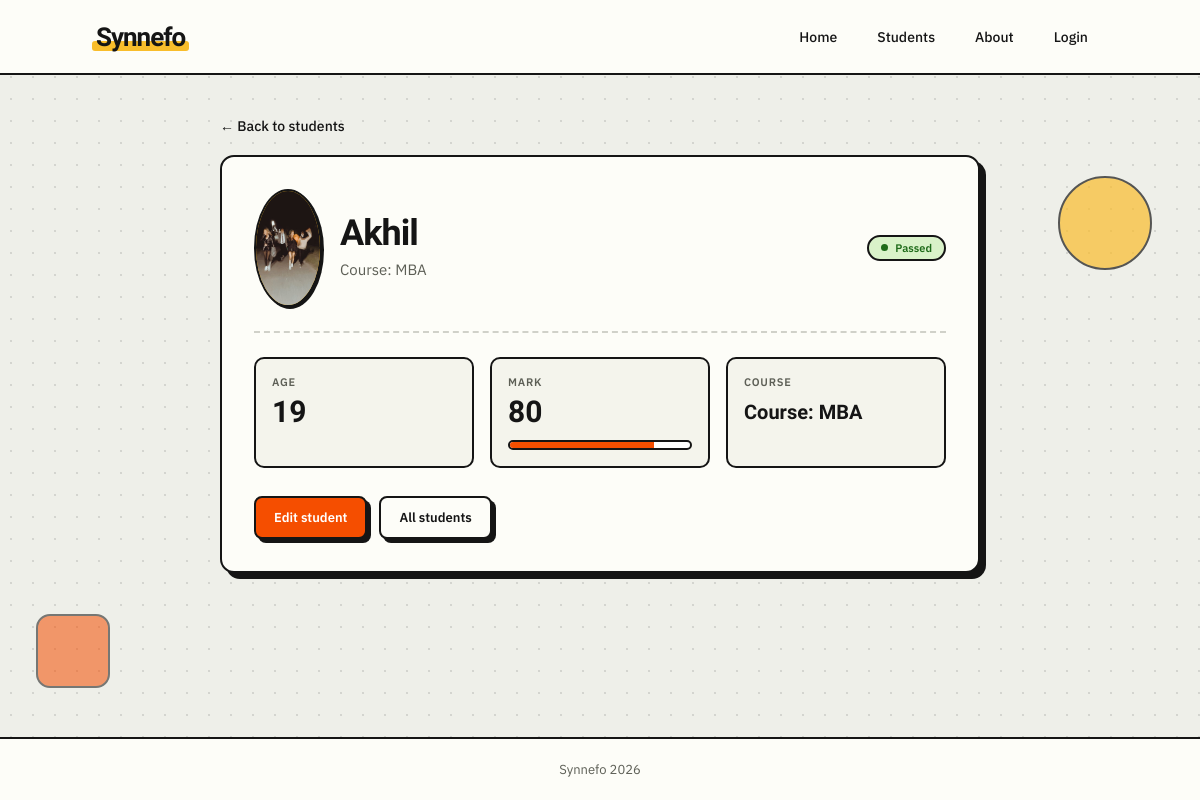
The page /students/1/ (signed in) on the database its author committed.
### app/models.py (models this page shows, shortened)
class Student(models.Model):
    name =  models.CharField(max_length=100)
    age= models.IntegerField()
    course = models.ForeignKey(Course,on_delete=models.CASCADE,related_name='student')
    mark = models.IntegerField()
    image = models.ImageField(upload_to='uploads')

class Course(models.Model):
    name = models.CharField(max_length=15)
    def __str__(self):
        return f'Course: {self.name}'

### app/views.py (the view)
# urls.py: path('students/<int:id>/',views.get_student),
@login_required
def get_student(request,id):
    student = Student.objects.get(id=id)
    return render(request,'app/student.html',{'student':student})

### templates/app/student.html (shortened to what this page needs)
{% extends 'app/base.html' %}
{% load static %}
{% block contents %}
<section class="student-detail">
    <a href="/students/" class="back-link">&larr; Back to students</a>
    <div class="profile-card">
        <div class="profile-top">
            <div ><img class="avatar" src="{{student.image.url}}" alt="" style="width: 100; height: 100%; object-fit: cover; object-position: center;"></div>
            <div class="profile-info">
                <h1>{{ student.name }}</h1>
                <p>{{ student.course }}</p>
            </div>
            {% if student.mark >= 35 %}
                <span class="status passed">Passed</span>
            {% else %}
                <span class="status failed">Failed</span>
            {% endif %}
        </div>
        <div class="stat-grid">
            <div class="stat">
                <span class="stat-label">Age</span>
                <span class="stat-value">{{ student.age }}</span>
            </div>
            <div class="stat">
                <span class="stat-label">Mark</span>
                <span class="stat-value">{{ student.mark }}</span>
                <div class="mark-bar">
                    <div class="mark-fill" style="width: {{ student.mark }}%"></div>
                </div>
            </div>
            <div class="stat">
                <span class="stat-label">Course</span>
                <span class="stat-value stat-text">{{ student.course }}</span>
            </div>
        </div>
        <div class="profile-actions">
            <a href="/students/{{ student.id }}/edit" class="btn btn-primary">Edit student</a>
            <a href="/students/" class="btn btn-secondary">All students</a>
        </div>
    </div>
</section>
{% endblock %}

### rows shown on the page
Student: image (picture), name "Akhil", course "Course: MBA", age "19", mark "80"
